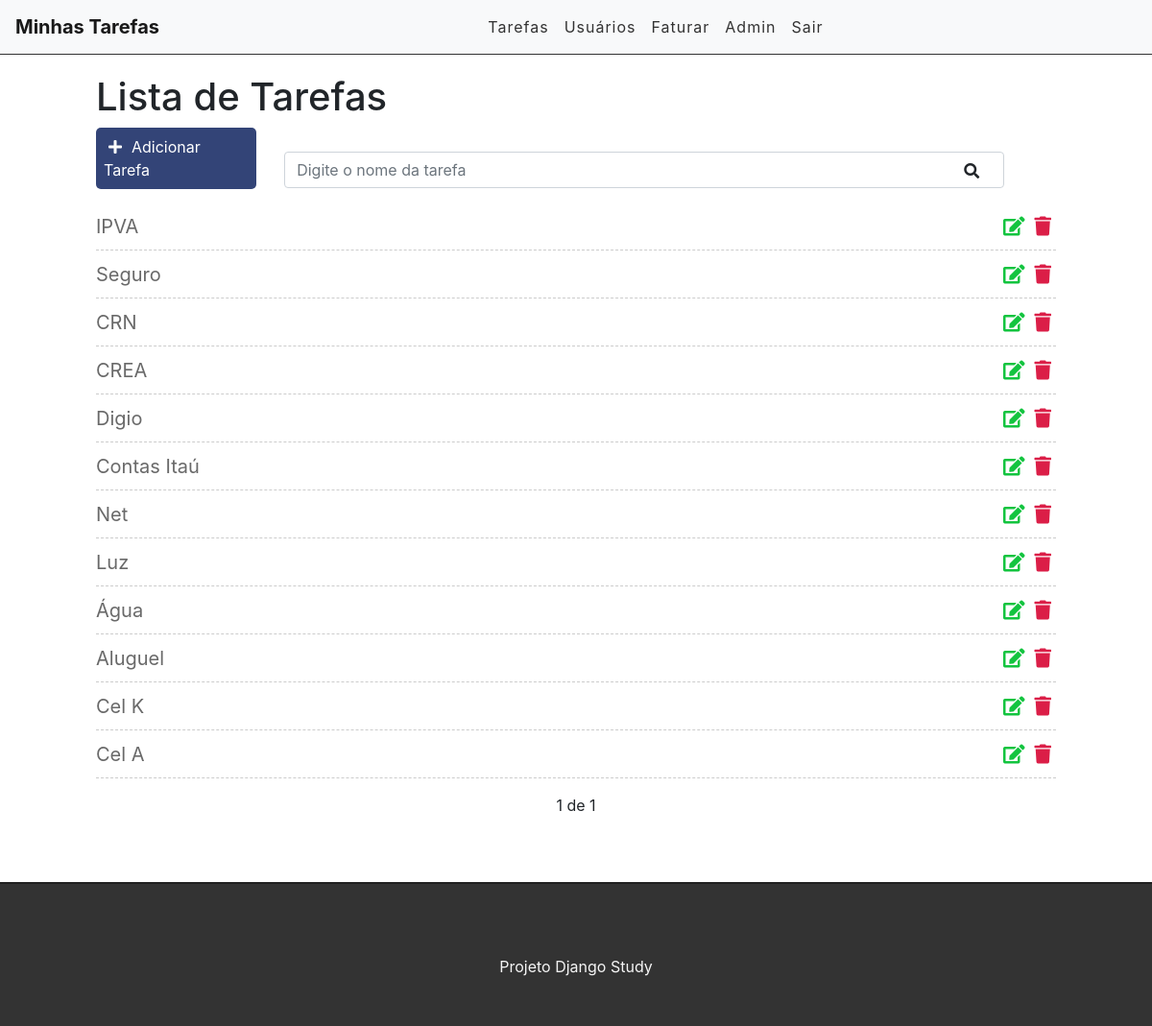
The app's page / (signed in) with its own data.
### conta/models.py (models this page shows, shortened)
class Task(models.Model):
    STATUS = (
        ('Pago', 'Pago'),
        ('Pagar', 'Pagar'),
    )
    type_task = models.ForeignKey(TypeTask, verbose_name='Tipo de Conta', on_delete=models.CASCADE)
    name = models.CharField(verbose_name='Nome de Conta', max_length=255)
    description = models.TextField(verbose_name='Descrição de Conta', null=False)
    varcont = models.DecimalField(verbose_name='Valor da Conta', max_digits=5, decimal_places=2)
    done = models.CharField(verbose_name='Status da Conta', max_length=7,choices=STATUS,)
    create_at = models.DateTimeField(auto_now_add=True)
    update_at = models.DateTimeField(auto_now=True)

### conta/views.py (the view)
# urls.py: path('', views.taskList, name='task-list'),
@login_required
def taskList(request):
    search = request.GET.get('search')
    if search:
        tasks = Task.objects.filter(name__icontains=search)
    else:
        tasks_list = Task.objects.all().order_by('-type_task')
        paginator = Paginator(tasks_list, 12) #quantidde de linhas
        page = request.GET.get('page')
        tasks = paginator.get_page(page)
    return render(request, 'conta/list.html', {'tasks': tasks})

### conta/templates/conta/list.html (shortened to what this page needs)
{% extends 'base.html' %}
{% block content %}
<div class="offset-1 col-10 list-div">
    <h1>Lista de Tarefas</h1>
    <a id="add-link" href="newtask/">
        <div class="col-2 add-div">
            <i class="fas fa-plus"></i>Adicionar Tarefa
        </div>
    </a>
    <div class="col-9 search-div">
        <form method="GET" id="search-form">
            <input class="form-control" type="search" id="search" name="search" placeholder="Digite o nome da tarefa" value="{{request.GET.search}}">
            <i class="fas fa-search" id="search-btn"></i>
        </form>
    </div>
    <ul class="task-list">
        {% for task in tasks %}
        <li class="task-item">
        <td>
            <span><a href="/task/{{task.id}}" id="name-task">{{task.name}}</a></span></td>
            <a href="deletetask/{{task.id}}" class="delete-btn"><span><i class="fas fa-trash"></i></span></a>
            <a href="edittask/{{task.id}}"><span><i class="fas fa-edit"></i></span></a>
        </li>
        {% endfor %}
    </ul>
    <div class="pagination">
        <span class="step-links">
            {% if tasks.paginator.num_pages %}
            <span class="current">
                {{tasks.number}} de {{tasks.paginator.num_pages}}
            </span>
            {% endif %}
        </span>
    </div>
</div>
<br>
<br>
{% endblock %}

### conta/templates/base.html (shortened to what this page needs)
{% load static %}
<!DOCTYPE html>
<html lang="en">
<head>
    <link href="https://stackpath.bootstrapcdn.com/bootstrap/4.3.1/css/bootstrap.min.css" rel="stylesheet">
    <link rel="stylesheet" href="https://use.fontawesome.com/releases/v5.7.2/css/all.css">
    <link rel="stylesheet" href="{% static 'css/styles.css' %}">
</head>
<body>
  <div class="container-fluid">
    <nav class="navbar navbar-expand-lg navbar-light bg-light">
      <a class="navbar-brand" href="/">Minhas Tarefas</a>
      <div class="collapse navbar-collapse" id="navbarSupportedContent">
        <ul class="navbar-nav mr-auto">
          {% if user.is_authenticated %}
          <li class="nav-item">
            <a class="nav-link" href="/">Tarefas</a>
          </li>
          <li class="nav-item">
            <a class="nav-link" href="accounts/login/">Usuários</a>
          </li>
          <li class="nav-item">
            <a class="nav-link" href="fatura/">Faturar</a>
          </li>
          {% else %}
          <li class="nav-item">
            <a class="nav-link" href="accounts/login">Entrar</a>
          </li>
          {% endif %}
          <li class="nav-item">
            <a class="nav-link" href="/admin">Admin</a>
          </li>
          {% if user.is_authenticated %}
          <li class="nav-item">
            <a class="nav-link" href="accounts/logout">Sair</a>
          </li>
          {% endif %}
        </ul>
      </div>
    </nav>
        {% block content %}{% endblock%}
    <footer>
        <p>Projeto Django Study</p>
    </footer>
  </div>
</body>
</html>

### conta/static/css/styles.css (style rules this page uses)
.container-fluid { padding: 0; }
.navbar { border-bottom: 1px solid #333; margin-bottom: 20px; }
.navbar-nav { margin: auto; }
.navbar-brand { font-weight: bold; }
.navbar-light .navbar-nav a.nav-link { color: #333; letter-spacing: 1px; }
#add-link { text-decoration: none; }
.add-div { background-color: #347; cursor: pointer; display: inline-block; color: #FFF; padding: 8px; border-radius: 5px; margin-right: 25px; }
.fas.fa-plus { color: #FFF; margin-right: 10px; margin-left: 5px; }
.fas.fa-search { position: absolute; top: 12px; right: 26px; cursor: pointer; }
.search-div { padding: 0px; margin-top: 15px; margin-bottom: 15px; display: inline-block; }
.list-div { padding: 0; }
.task-list { padding: 0; }
.task-item { list-style: none; font-size: 20px; height: 50px; padding-top: 10px; border-bottom: 1px dashed #ccc; }
.fas.fa-trash, .fas.fa-edit { cursor: pointer; margin: 5px; font-size: 20px; float: right; }
.fas.fa-trash { color: #db1e47; }
.fas.fa-edit { color: #13c43f; }
#name-task { color: #696969; }
footer { background-color: #333; height: 150px; border-top: 2px solid #202020; }
footer p { color: #f5f5f5; text-align: center; top: 50%; position: relative; }
.pagination { margin-bottom: 20px; }
.step-links { position: relative; margin-left: auto; margin-right: auto; }
.step-links .current { margin-left: 5px; margin-right: 5px; }

### records on screen
Task: name "IPVA"
Task: name "Seguro"
Task: name "CRN"
Task: name "CREA"
Task: name "Digio"
Task: name "Contas Itaú"
Task: name "Net"
Task: name "Luz"
Task: name "Água"
Task: name "Aluguel"
Task: name "Cel K"
Task: name "Cel A"

### other values on screen
{{ tasks.number }} "1"
{{ tasks.paginator.num_pages }} "1"
